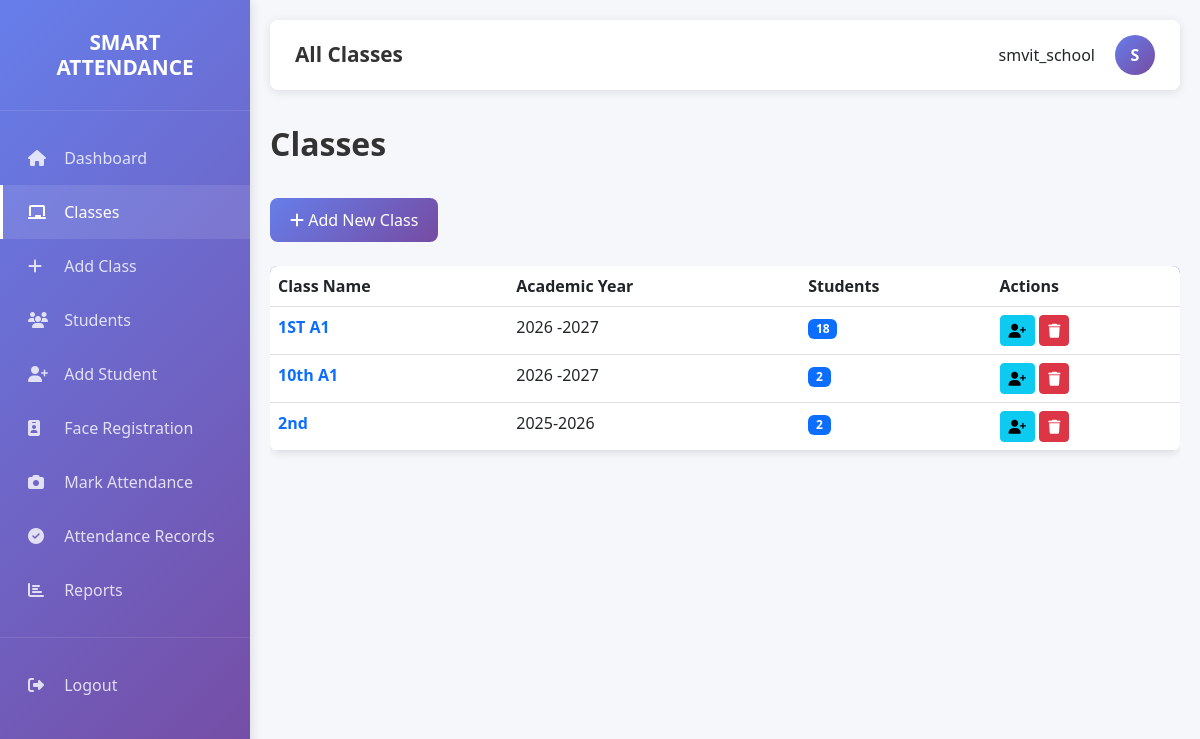
The page /school/classes (signed in) on the database its author committed.
### app.py (models this page shows)
class Class_(db.Model):
    __tablename__ = 'class'
    id = db.Column(db.Integer, primary_key=True)
    name = db.Column(db.String(100), nullable=False)
    academic_year = db.Column(db.String(20), nullable=False)
    study_year = db.Column(db.String(50), nullable=True)
    branch = db.Column(db.String(100), nullable=True)
    semester = db.Column(db.String(100), nullable=True)
    organization_id = db.Column(db.Integer, db.ForeignKey('organization.id'), nullable=False)
    course_id = db.Column(db.Integer, db.ForeignKey('course.id'), nullable=True)
    created_at = db.Column(db.DateTime, default=datetime.utcnow)
    students = db.relationship('Student', backref='class_', lazy=True)
    attendances = db.relationship('Attendance', backref='class_', lazy=True)

### app.py (the view)
@app.route('/school/classes')
@org_required(['school'])
def school_classes():
    classes = Class_.query.filter_by(organization_id=session.get('org_id')).all()
    for c in classes:
        c.student_count = len(c.students)
    return render_template('school/classes.html', classes=classes)

### app.py (called while the page is built)
def org_required(org_types):
    def decorator(f):
        @wraps(f)
        def decorated_function(*args, **kwargs):
            if 'org_type' not in session or session['org_type'] not in org_types:
                flash('Unauthorized access', 'danger')
                return redirect(url_for('login'))
            return f(*args, **kwargs)
        return decorated_function
    return decorator

### templates/school/classes.html (shortened to what this page needs)
{% extends "base.html" %}
{% block navbar_title %}All Classes{% endblock %}
{% block content %}
<div class="page-title">Classes</div>
<a href="/school/add-class" class="btn btn-primary mb-4"><i class="fas fa-plus"></i> Add New Class</a>
{% if classes %}
<div class="table-responsive">
    <table class="table table-hover">
        <thead>
            <tr>
                <th>Class Name</th>
                <th>Academic Year</th>
                <th>Students</th>
                <th>Actions</th>
            </tr>
        </thead>
        <tbody>
            {% for class in classes %}
            <tr>
                <td><a href="/school/students?class_id={{ class.id }}" style="text-decoration: none;"><strong>{{ class.name }}</strong></a></td>
                <td>{{ class.academic_year }}</td>
                <td><span class="badge bg-primary">{{ class.student_count }}</span></td>
                <td>
                    <a href="/school/add-student?class_id={{ class.id }}" class="btn btn-sm btn-info" title="Add Student">
                        <i class="fas fa-user-plus"></i>
                    </a>
                    <a href="/school/delete-class/{{ class.id }}" class="btn btn-sm btn-danger" onclick="return confirm('Are you sure you want to delete this class? All students and attendance data under this class will be deleted.');" title="Delete Class">
                        <i class="fas fa-trash"></i>
                    </a>
                </td>
            </tr>
            {% endfor %}
        </tbody>
    </table>
</div>
{% else %}
<div class="alert alert-info">
    <i class="fas fa-info-circle"></i> No classes created yet. <a href="/school/add-class">Create your first class</a>
</div>
{% endif %}
{% endblock %}

### templates/base.html (style rules this page uses)
* { margin: 0; padding: 0; box-sizing: border-box; }
body { font-family: 'Segoe UI', Tahoma, Geneva, Verdana, sans-serif; background: #f5f7fa; }
.btn-primary { background: linear-gradient(135deg, #667eea 0%, #764ba2 100%); border: none; border-radius: 8px; padding: 10px 20px; transition: transform 0.2s; }
.table { background: white; border-radius: 8px; overflow: hidden; box-shadow: 0 2px 8px rgba(0, 0, 0, 0.1); }
.table thead { background: linear-gradient(135deg, #667eea 0%, #764ba2 100%); color: white; }
.page-title { font-size: 2rem; font-weight: 700; color: #333; margin-bottom: 30px; }

### rows shown on the page
Class_: name "1ST A1", academic_year "2026 -2027", student_count "18"
Class_: name "10th A1", academic_year "2026 -2027", student_count "2"
Class_: name "2nd", academic_year "2025-2026", student_count "2"

### other values the page prints
{{ session.username }} "smvit_school"
{{ session.username[0].upper() }} "S"
